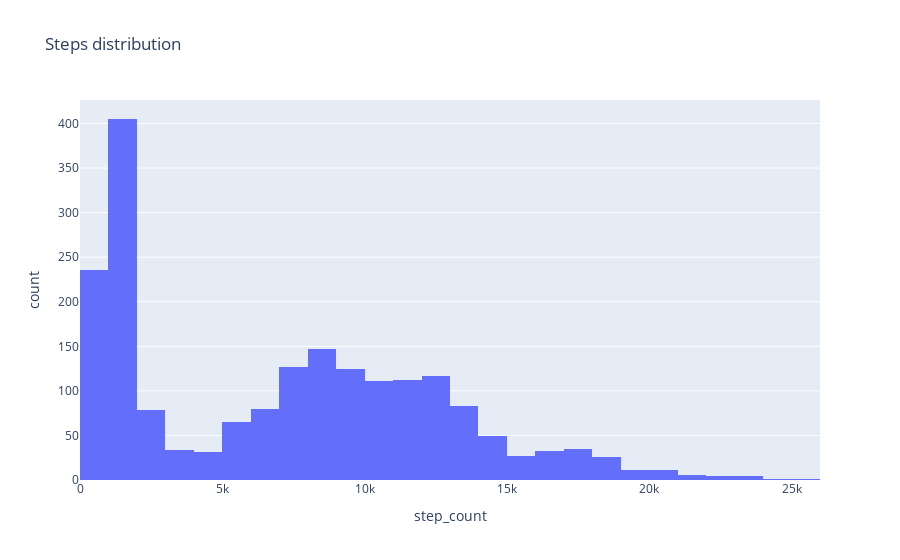

Notebook cell for this chart:
### Markdown cell above
These are my overtime steps, mostly between 1000 and 10k steps, so a verry wide range. My most active period was the summer of 2019, as I was walking around more at that time. In contrast, spring 2020 was my least active time, since I was stuck at home due to a certain outbreak.

### Code cell
step_fig_hist = px.histogram(steps, x='step_count',title='Steps distribution', height = 500)
step_fig_hist.show()

### Figure 1 — Plotly figure (JSON) as saved in the notebook; plotly's stock layout.template omitted (floating-point values rounded to 4 significant figures; data arrays with more than 128 entries replaced by an {"elided": "..."} marker saying what was removed)
{"data": [{"alignmentgroup": "True", "bingroup": "x", "hovertemplate": "step_count=%{x}<br>count=%{y}<extra></extra>", "legendgroup": "", "marker": {"color": "#636efa", "pattern": {"shape": ""}}, "name": "", "offsetgroup": "", "orientation": "v", "showlegend": false, "type": "histogram", "x": {"elided": "1959 int values"}, "xaxis": "x", "yaxis": "y"}], "layout": {"autosize": true, "barmode": "relative", "legend": {"tracegroupgap": 0}, "title": {"text": "Steps distribution"}, "xaxis": {"anchor": "y", "autorange": true, "domain": [0, 1], "range": [-0.5, 26000.0], "title": {"text": "step_count"}, "type": "linear"}, "yaxis": {"anchor": "x", "autorange": true, "domain": [0, 1], "range": [0, 426.3], "title": {"text": "count"}}}}
